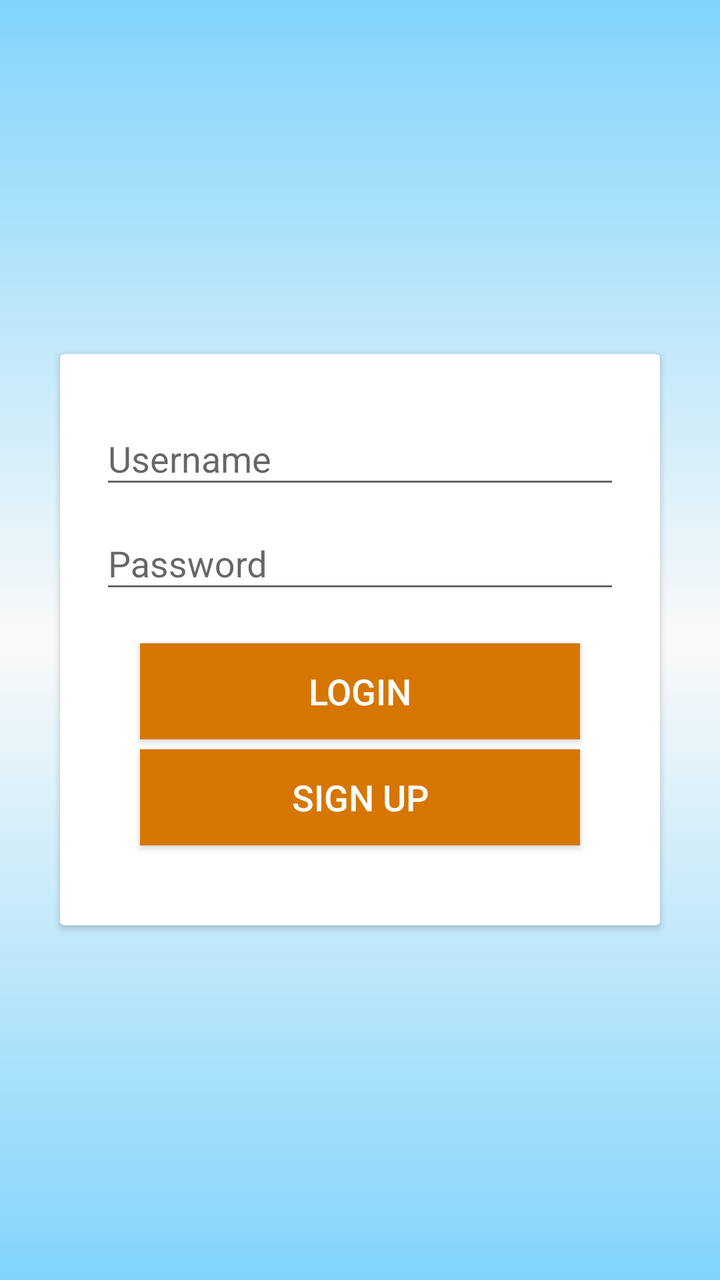
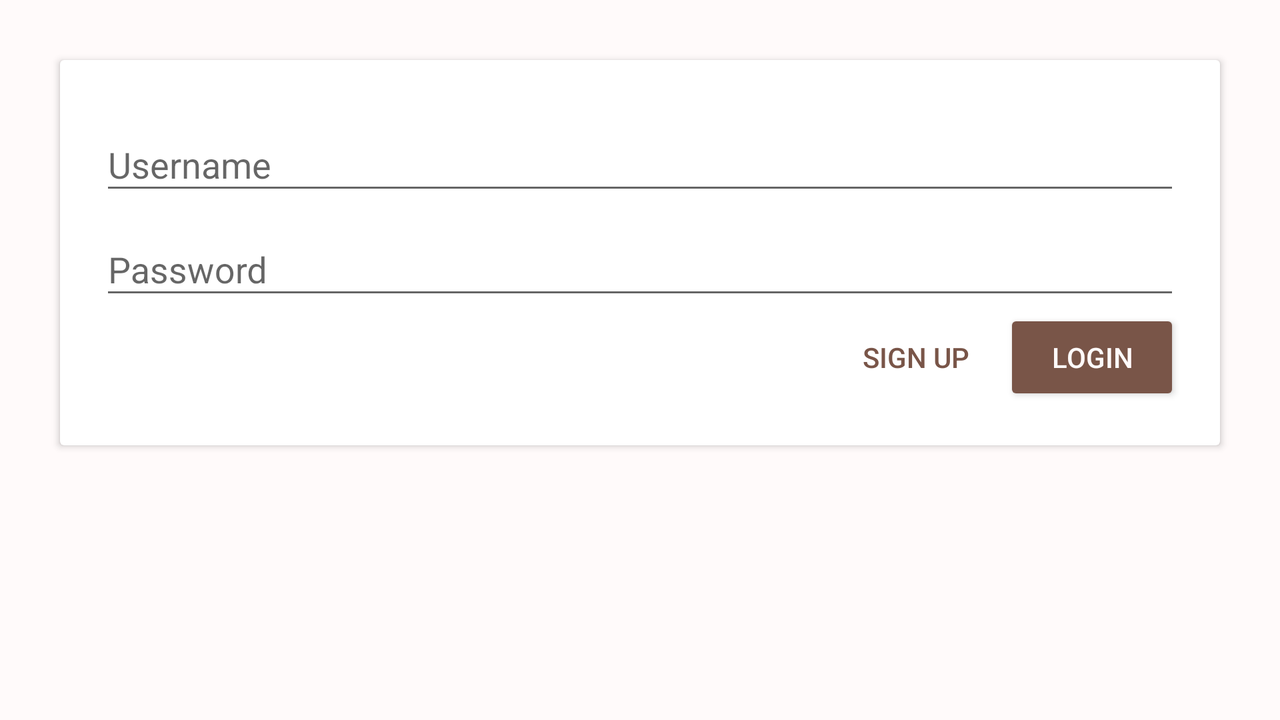

One screen, two layout resources from the same app: the default and the repository's alternative for another configuration. Each is rendered where Android would select it; the XML of both is given below.
<!-- AndroidManifest.xml: application theme AppTheme -->
<!-- res/layout/activity_login.xml -->
<?xml version="1.0" encoding="utf-8"?>
<RelativeLayout
    xmlns:android="http://schemas.android.com/apk/res/android"
    xmlns:tools="http://schemas.android.com/tools"
    android:id="@+id/activity_login"
    android:layout_width="match_parent"
    android:layout_height="match_parent"
    android:background="@drawable/app_background"
    android:orientation="vertical"
    android:scrollbarAlwaysDrawVerticalTrack="true"
    tools:context=".features.messages.login.LoginActivity">

    <android.support.v7.widget.CardView
        android:layout_width="fill_parent"
        android:layout_height="wrap_content"
        android:layout_marginEnd="30dp"
        android:layout_marginStart="30dp"
        android:layout_centerInParent="true"
        android:elevation="5dp"
        android:orientation="vertical">

        <LinearLayout
            android:layout_width="fill_parent"
            android:layout_height="wrap_content"
            android:orientation="vertical"
            android:padding="20dp">

            <android.support.design.widget.TextInputLayout
                android:layout_width="match_parent"
                android:layout_height="wrap_content">

                <EditText
                    android:id="@+id/et_username"
                    android:layout_width="fill_parent"
                    android:layout_height="wrap_content"
                    android:hint="Username"
                    android:inputType="textPersonName"
                    android:maxLines="1"/>
            </android.support.design.widget.TextInputLayout>

            <android.support.design.widget.TextInputLayout
                android:layout_width="match_parent"
                android:layout_height="wrap_content">

                <EditText
                    android:id="@+id/et_password"
                    android:layout_width="fill_parent"
                    android:layout_height="wrap_content"
                    android:hint="Password"
                    android:inputType="textPassword"
                    android:maxLines="1"/>
            </android.support.design.widget.TextInputLayout>


            <Button
                android:id="@+id/btn_login"
                android:layout_width="fill_parent"
                android:layout_height="wrap_content"
                android:layout_marginEnd="20dp"
                android:layout_marginStart="20dp"
                android:layout_marginTop="20dp"
                android:background="#d67601"
                android:text="Login"
                android:textAllCaps="true"
                android:textColor="#fff"
                android:textSize="18sp"/>

            <Button
                android:id="@+id/btn_sign_up"
                android:layout_width="fill_parent"
                android:layout_height="wrap_content"
                android:layout_marginBottom="20dp"
                android:layout_marginEnd="20dp"
                android:layout_marginStart="20dp"
                android:layout_marginTop="5dp"
                android:background="#d67601"
                android:text="Sign Up"
                android:textAllCaps="true"
                android:textColor="#fff"
                android:textSize="18sp"/>
        </LinearLayout>
    </android.support.v7.widget.CardView>
</RelativeLayout>
<!-- resources referenced by this layout -->
<resources>
  <!-- drawable app_background (drawable) -->
  <?xml version="1.0" encoding="utf-8"?>
  <shape xmlns:android="http://schemas.android.com/apk/res/android"
         android:shape="rectangle">
      <gradient
          android:endColor="@color/colorSecondary"
          android:centerColor="#00000000"
          android:startColor="@color/colorSecondary"
          android:angle="90"/>
  </shape>
  <style name="AppTheme" parent="Theme.AppCompat.Light.DarkActionBar">
          
          <item name="colorPrimary">@color/colorPrimary</item>
          <item name="colorPrimaryDark">@color/colorPrimaryDark</item>
          <item name="colorAccent">@color/colorAccent</item>
      </style>
  <color name="colorSecondary">#81D4FA</color>
  <color name="colorPrimary">#795548</color>
  <color name="colorPrimaryDark">#5D4037</color>
  <color name="colorAccent">#009688</color>
</resources>
<!-- res/layout-land/activity_login.xml (the repository's variant of the layout above) -->
<!-- drawn on the phone turned sideways -->
<?xml version="1.0" encoding="utf-8"?>
<RelativeLayout
    xmlns:android="http://schemas.android.com/apk/res/android"
    xmlns:tools="http://schemas.android.com/tools"
    android:id="@+id/activity_login"
    android:layout_width="match_parent"
    android:layout_height="match_parent"
    android:background="@color/white"
    tools:context=".features.users.login.LoginActivity">

    <ImageView
        android:id="@+id/iv_text_logo"
        android:layout_width="wrap_content"
        android:layout_height="200dp"
        android:layout_alignParentTop="true"
        android:layout_margin="30dp"
        android:contentDescription="Text logo"
        android:visibility="gone"
        android:src="@drawable/ic_text_logo"/>

    <android.support.v7.widget.CardView
        android:id="@+id/cd_login_form"
        android:layout_width="match_parent"
        android:layout_height="wrap_content"
        android:layout_below="@+id/iv_text_logo"
        android:layout_marginTop="30dp"
        android:layout_marginEnd="30dp"
        android:layout_marginStart="30dp"
        android:elevation="2dp">

        <LinearLayout
            android:layout_width="match_parent"
            android:layout_height="wrap_content"
            android:orientation="vertical"
            android:padding="20dp">

            <android.support.design.widget.TextInputLayout
                android:id="@+id/til_username"
                android:layout_width="match_parent"
                android:layout_height="wrap_content">

                <EditText
                    android:id="@+id/et_username"
                    style="@style/EditText"
                    android:layout_width="match_parent"
                    android:layout_height="wrap_content"
                    android:hint="Username"
                    android:imeOptions="actionNext"
                    android:inputType="textVisiblePassword|textNoSuggestions"
                    android:nextFocusDown="@+id/et_password"/>
            </android.support.design.widget.TextInputLayout>

            <android.support.design.widget.TextInputLayout
                android:id="@+id/til_password"
                android:layout_width="match_parent"
                android:layout_height="wrap_content">

                <EditText
                    android:id="@+id/et_password"
                    style="@style/EditText"
                    android:layout_width="match_parent"
                    android:layout_height="wrap_content"
                    android:hint="Password"
                    android:imeOptions="actionGo"
                    android:inputType="textPassword"
                    android:nextFocusDown="@+id/btn_login"
                    android:nextFocusUp="@+id/et_username"/>
            </android.support.design.widget.TextInputLayout>

            <LinearLayout
                android:layout_width="wrap_content"
                android:layout_height="wrap_content"
                android:layout_gravity="end"
                android:orientation="horizontal">

                <Button
                    android:id="@+id/btn_sign_up"
                    style="@style/Widget.AppCompat.Button.Borderless"
                    android:layout_width="wrap_content"
                    android:layout_height="wrap_content"
                    android:nextFocusRight="@+id/btn_login"
                    android:nextFocusUp="@+id/et_password"
                    android:text="Sign Up"
                    android:theme="@style/Button.Flat"/>

                <Button
                    android:id="@+id/btn_login"
                    android:layout_width="wrap_content"
                    android:layout_height="wrap_content"
                    android:nextFocusLeft="@+id/btn_sign_up"
                    android:nextFocusUp="@+id/et_password"
                    android:text="Login"
                    android:theme="@style/Button.Colored"/>
            </LinearLayout>
        </LinearLayout>
    </android.support.v7.widget.CardView>

</RelativeLayout>
<!-- resources referenced by the variant -->
<!-- as the phone turned sideways resolves them -->
<resources>
  <color name="white">#FFFAFA</color>
  <!-- drawable ic_text_logo: png bitmap (drawable, 27476 bytes) -->
  <style name="Button.Colored" parent="Widget.AppCompat.Button.Borderless.Colored">
          <item name="android:colorButtonNormal">@color/colorPrimary</item>
          <item name="colorButtonNormal">@color/colorPrimary</item>
          <item name="android:textColor">@color/white</item>
      </style>
  <style name="Button.Flat" parent="Theme.AppCompat.Light">
          <item name="colorControlHighlight">@color/colorPrimary</item>
          <item name="android:textColor">@color/colorPrimary</item>
      </style>
  <style name="EditText">
          <item name="android:textSize">18sp</item>
          <item name="android:textColor">@color/primaryText</item>
      </style>
  <style name="AppTheme" parent="Theme.AppCompat.Light.DarkActionBar">
          
          <item name="colorPrimary">@color/colorPrimary</item>
          <item name="colorPrimaryDark">@color/colorPrimaryDark</item>
          <item name="colorAccent">@color/colorAccent</item>
      </style>
  <color name="colorPrimary">#795548</color>
  <color name="primaryText">#212121</color>
  <color name="colorPrimaryDark">#5D4037</color>
  <color name="colorAccent">#009688</color>
</resources>
